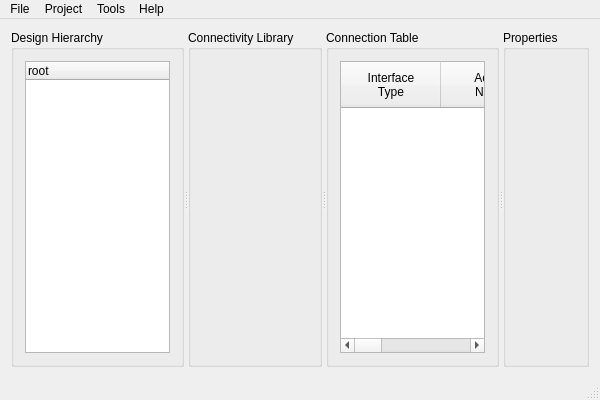
<?xml version="1.0" encoding="UTF-8"?>
<ui version="4.0">
 <class>MainWindow</class>
 <widget class="QMainWindow" name="MainWindow">
  <property name="geometry">
   <rect>
    <x>0</x>
    <y>0</y>
    <width>600</width>
    <height>400</height>
   </rect>
  </property>
  <property name="windowTitle">
   <string>MainWindow</string>
  </property>
  <widget class="QWidget" name="centralWidget">
   <layout class="QGridLayout" name="gridLayout_3">
    <item row="0" column="0">
     <widget class="QSplitter" name="splitter_3">
      <property name="orientation">
       <enum>Qt::Horizontal</enum>
      </property>
      <widget class="QSplitter" name="splitter_2">
       <property name="orientation">
        <enum>Qt::Vertical</enum>
       </property>
       <widget class="QSplitter" name="splitter">
        <property name="orientation">
         <enum>Qt::Horizontal</enum>
        </property>
        <widget class="QGroupBox" name="groupBox_TreeList">
         <property name="title">
          <string>Design Hierarchy</string>
         </property>
         <layout class="QGridLayout" name="gridLayout">
          <item row="0" column="0">
           <widget class="QTreeWidget" name="treeWidget">
            <column>
             <property name="text">
              <string notr="true">root</string>
             </property>
            </column>
           </widget>
          </item>
         </layout>
        </widget>
        <widget class="QGroupBox" name="groupBox_IfcLib">
         <property name="title">
          <string>Connectivity Library</string>
         </property>
        </widget>
        <widget class="QGroupBox" name="groupBox_Table">
         <property name="title">
          <string>Connection Table</string>
         </property>
         <layout class="QGridLayout" name="gridLayout_2">
          <item row="0" column="0">
           <widget class="QTableWidget" name="tableWidget">
            <column>
             <property name="text">
              <string>Interface
Type</string>
             </property>
            </column>
            <column>
             <property name="text">
              <string>Actual
Name</string>
             </property>
            </column>
            <column>
             <property name="text">
              <string>Driver
Type</string>
             </property>
            </column>
            <column>
             <property name="text">
              <string>Driver
Unit
Instance</string>
             </property>
            </column>
            <column>
             <property name="text">
              <string>Driver
Connection
Instance</string>
             </property>
            </column>
            <column>
             <property name="text">
              <string>Receiver
Type</string>
             </property>
            </column>
            <column>
             <property name="text">
              <string>Receiver
Unit
Instance</string>
             </property>
            </column>
            <column>
             <property name="text">
              <string>Receiver
Connection
Instance</string>
             </property>
            </column>
           </widget>
          </item>
         </layout>
        </widget>
       </widget>
      </widget>
      <widget class="QGroupBox" name="groupBox_Property">
       <property name="title">
        <string>Properties</string>
       </property>
      </widget>
     </widget>
    </item>
   </layout>
  </widget>
  <widget class="QMenuBar" name="menuBar">
   <property name="geometry">
    <rect>
     <x>0</x>
     <y>0</y>
     <width>600</width>
     <height>25</height>
    </rect>
   </property>
   <widget class="QMenu" name="menuFile">
    <property name="title">
     <string>File</string>
    </property>
    <addaction name="actionNew"/>
    <addaction name="actionOpen"/>
    <addaction name="actionSave"/>
    <addaction name="actionSaveAs"/>
    <addaction name="separator"/>
    <addaction name="actionExit"/>
   </widget>
   <widget class="QMenu" name="menuCSL">
    <property name="title">
     <string>Tools</string>
    </property>
    <addaction name="actionExecuteCSL"/>
    <addaction name="separator"/>
    <addaction name="actionOptions"/>
   </widget>
   <widget class="QMenu" name="menuProject">
    <property name="title">
     <string>Project</string>
    </property>
    <addaction name="actionGenerate_CSL"/>
    <addaction name="separator"/>
    <addaction name="actionPreferences"/>
   </widget>
   <widget class="QMenu" name="menuHelp">
    <property name="title">
     <string>Help</string>
    </property>
    <addaction name="actionHelp_Contents"/>
    <addaction name="separator"/>
    <addaction name="actionAbout"/>
   </widget>
   <addaction name="menuFile"/>
   <addaction name="menuProject"/>
   <addaction name="menuCSL"/>
   <addaction name="menuHelp"/>
  </widget>
  <widget class="QStatusBar" name="statusBar"/>
  <action name="actionSave">
   <property name="text">
    <string>&amp;Save</string>
   </property>
   <property name="shortcut">
    <string>Ctrl+S</string>
   </property>
  </action>
  <action name="actionOpen">
   <property name="text">
    <string>&amp;Open</string>
   </property>
   <property name="shortcut">
    <string>Ctrl+O</string>
   </property>
  </action>
  <action name="actionNew">
   <property name="text">
    <string>&amp;New</string>
   </property>
   <property name="shortcut">
    <string>Ctrl+N</string>
   </property>
  </action>
  <action name="actionSaveAs">
   <property name="text">
    <string>Save &amp;As</string>
   </property>
   <property name="shortcut">
    <string>Ctrl+A</string>
   </property>
  </action>
  <action name="action">
   <property name="text">
    <string>-</string>
   </property>
  </action>
  <action name="actionExit">
   <property name="text">
    <string>E&amp;xit</string>
   </property>
  </action>
  <action name="actionExecuteCSL">
   <property name="text">
    <string>Compile CSL</string>
   </property>
   <property name="shortcut">
    <string>Ctrl+E</string>
   </property>
  </action>
  <action name="actionOptions">
   <property name="text">
    <string>Options</string>
   </property>
  </action>
  <action name="actionRunCSLC">
   <property name="text">
    <string>Run CSLC</string>
   </property>
  </action>
  <action name="actionPreferences">
   <property name="text">
    <string>Preferences</string>
   </property>
  </action>
  <action name="actionGenerate_CSL">
   <property name="text">
    <string>Generate CSL</string>
   </property>
   <property name="toolTip">
    <string>Generates the CSL code</string>
   </property>
  </action>
  <action name="actionHelp_Contents">
   <property name="text">
    <string>Help Contents</string>
   </property>
  </action>
  <action name="actionAbout">
   <property name="text">
    <string>About</string>
   </property>
  </action>
 </widget>
 <layoutdefault spacing="6" margin="11"/>
 <resources/>
 <connections/>
</ui>
